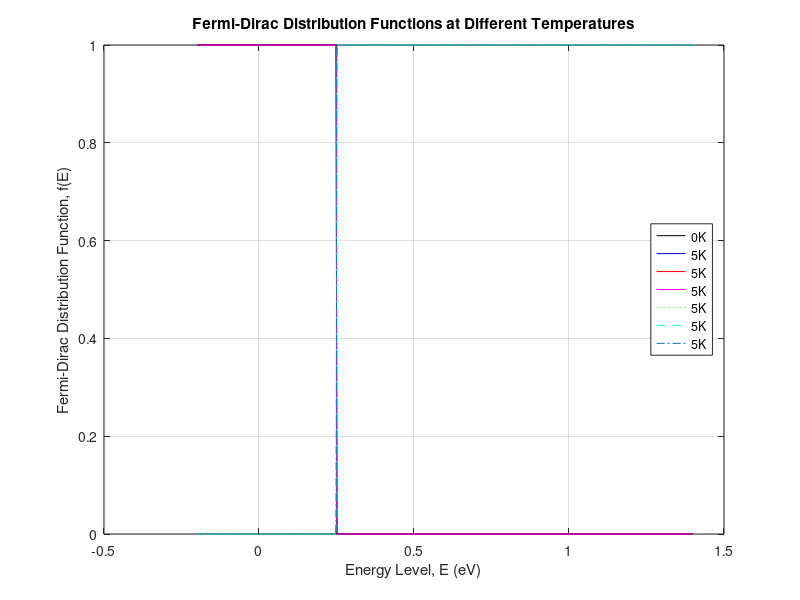

The MATLAB source for this figure: (Note: a time limit stopped this script after it produced the figure.)
%%Emmanuel Mati
% ELEC-2250 S2020
% Lab Assignment 3
% Fermi-Dirac Distribution function Simulation

%Clearing Results
close all;
clear all;
clc;

kB = 8.617e-5; % Boltzmann constant in eV/K
Ef = 0.25; % Arbitrary Fermi level in eV
E = -0.2:0.0005:1.4; % Energy levels

% Calculate f(E) at T=0 K as fTo
fTo = zeros(size(E));
for k=1:1:length(E)
 if E(k)<Ef
    fTo(k)=1;
 elseif E(k)==Ef
    fTo(k)=0.5;
 end
end

% Calculate f(E) at three different temperatures
T1 = input('Enter first temperature in Kelvin:'); % in K
T2 = input('Enter second temperature in Kelvin:');
T3 = input('Enter third temperature in Kelvin:');

fT1 = 1 ./ (1 + exp( (E-Ef*ones(size(E)))/(kB*T1) )); % Period is necessary for matrix division
fT2 = 1 ./ (1 + exp( (E-Ef*ones(size(E)))/(kB*T2) ));
fT3 = 1 ./ (1 + exp( (E-Ef*ones(size(E)))/(kB*T3) ));

%Calculating hole concentration
holesfT1 = 1- fT1;
holesfT2 = 1- fT2;
holesfT3 = 1- fT3;



figure
plot(E,fTo,'k');
grid on; 
hold on;
plot(E,fT1,'b')
plot(E,fT2,'r')
plot(E,fT3,'m')

%adding our hole plots
plot(E,holesfT1,'g:')
plot(E,holesfT2,'c--')
plot(E,holesfT3,'-.')

xlabel('Energy Level, E (eV)');
ylabel('Fermi-Dirac Distribution Function, f(E)');
title('Fermi-Dirac Distribution Functions at Different Temperatures')
temp0=strcat(num2str(0),'K') % convert number to string and string concatenation
temp1=strcat(num2str(T1),'K') % type help strcat in Matlab command window for description of the functions num2str and strcat
temp2=strcat(num2str(T2),'K')
temp3=strcat(num2str(T3),'K')

%Our legend values for holes
temp4=strcat(num2str(T1),'K')
temp5=strcat(num2str(T2),'K')
temp6=strcat(num2str(T3),'K')

lgd = legend(temp0, temp1, temp2, temp3, temp4, temp5, temp6, 'Location', 'East');

%3D Visualization
figure

%Adding inverse 3-D plot
y6=holesfT3(:)*holesfT3(:)';
y5=holesfT2(:)*holesfT3(:)';
y4=holesfT1(:)*holesfT1(:)';

y3=fT3(:)*fT3(:)'; % Create 2D matrix of the fT1 data
y2=fT2(:)*fT2(:)'; % Create 2D matrix of the fT2 data
y1=fT1(:)*fT1(:)'; % Create 2D matrix of the fT3 data
mesh(E,E,y1) % Plot 3D fT1 data
hold on %hold the figure window for next plot
mesh(E,E,y2) % Plot 3D fT2 data
mesh(E,E,y3) % Plot 3D fT3 data
mesh(E,E,y4) % Plot 3D fT2 data
mesh(E,E,y5) % Plot 3D fT3 data
mesh(E,E,y6) % Plot 3D fT2 data
xlabel('Energy Level, E (eV)');
ylabel('Energy Level, E (eV)');
zlabel('Fermi-Dirac Function, f(E)');
%Code ends 
